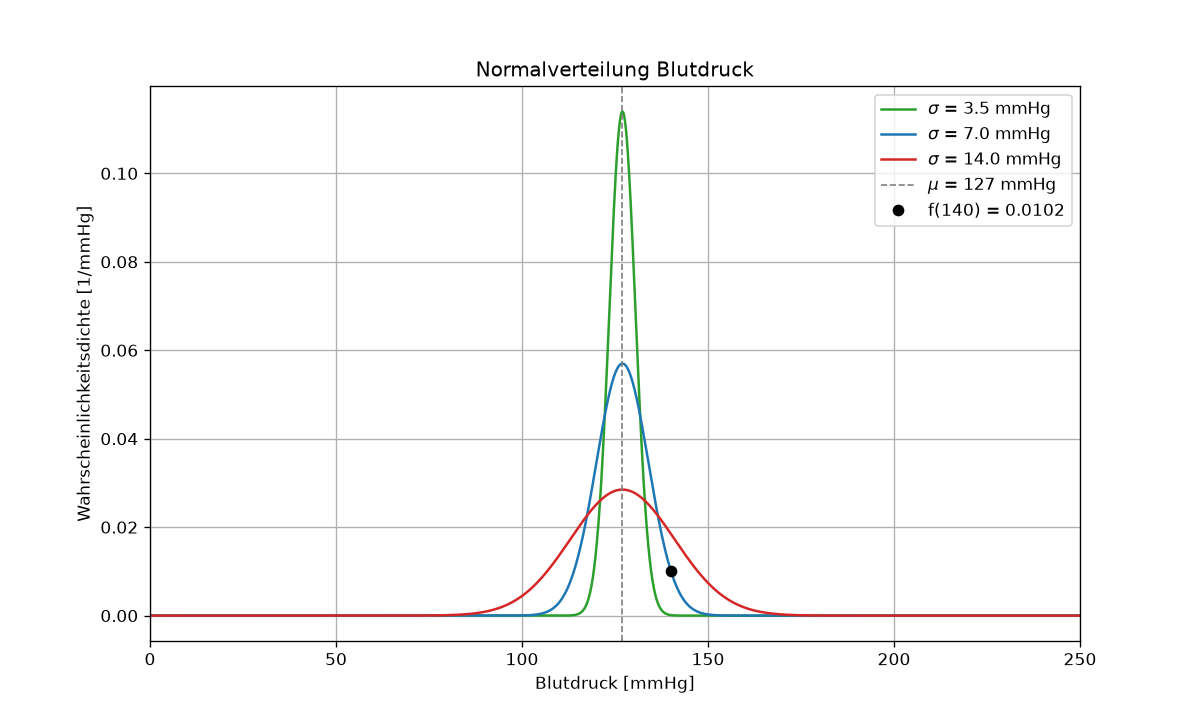

Write Python code to recreate this figure.
"""
Gauss'sche Glockenkurve fuer das Blutdruckbeispiel (Aufgabe 02).

- x-Achse von 0 bis 250 mmHg
- Erwartungswert mu = 127 mmHg, Standardabweichung sigma = 7 mmHg
- Wahrscheinlichkeit, einen Wert von 140 mmHg zu messen
- Vergleich: Standardabweichung halbiert bzw. verdoppelt
"""

import numpy as np
import matplotlib.pyplot as pl
import scipy.stats as stats


# Parameter :
x_mess = [125, 129, 140, 121, 127]  # Messwerte aus Aufgabe 02
mu = 127      # Erwartungswert [mmHg]
sigma = 7     # Standardabweichung [mmHg]
x_wert = 140  # gesuchter Messwert [mmHg]

# Kennwerte der Messreihe (zur Kontrolle)
N = len(x_mess)
x_M = np.mean(x_mess)                       # Mittelwert
x_S = np.std(x_mess, ddof=1)                # Standardabweichung (Stichprobe, N-1)
x_Sf = x_S / np.sqrt(N)                     # Standardfehler
x_Med = np.median(x_mess)                   # Median
x_FWHM = 2 * np.sqrt(2 * np.log(2)) * sigma  # Halbwertsbreite der Glockenkurve

# Wahrscheinlichkeit fuer 140 mmHg
# Bei einer stetigen Verteilung ist P(X = 140) exakt 0. Da auf 1 mmHg genau
# gemessen wird, bedeutet "140 mmHg messen": 139.5 <= X < 140.5
dichte_140 = stats.norm.pdf(x_wert, mu, sigma)  # Wahrscheinlichkeitsdichte [1/mmHg]
p_140 = stats.norm.cdf(x_wert + 0.5, mu, sigma) - stats.norm.cdf(x_wert - 0.5, mu, sigma)
p_ab_140 = stats.norm.sf(x_wert, mu, sigma)     # P(X >= 140)

# Output
print("Mittelwert Messreihe:       %.2f mmHg" % x_M)
print("Standardabweichung Messr.:  %.2f mmHg" % x_S)
print("Standardfehler:             %.2f mmHg" % x_Sf)
print("Median:                     %.2f mmHg" % x_Med)
print("Halbwertsbreite (sigma=7):  %.2f mmHg" % x_FWHM)
print()
print("Dichte f(140):              %.5f 1/mmHg" % dichte_140)
print("P(139.5 <= X < 140.5):      %.5f  (= %.2f %%)" % (p_140, 100 * p_140))
print("P(X >= 140):                %.5f  (= %.2f %%)" % (p_ab_140, 100 * p_ab_140))
print()

# Berechnung Normalverteilung
x = np.linspace(0, 250, 2000)

pl.figure(figsize=(10, 6))
for s, farbe in [(sigma / 2, 'tab:green'), (sigma, 'tab:blue'), (2 * sigma, 'tab:red')]:
    y = stats.norm.pdf(x, mu, s)  # Wahrscheinlichkeitsdichte
    pl.plot(x, y, color=farbe, label=r'$\sigma$ = %.1f mmHg' % s)
    print("sigma = %4.1f mmHg: Maximum f(mu) = %.4f 1/mmHg, FWHM = %.1f mmHg"
          % (s, stats.norm.pdf(mu, mu, s), 2 * np.sqrt(2 * np.log(2)) * s))

# Markierung 140 mmHg (auf der Kurve mit sigma = 7)
pl.axvline(mu, color='gray', linestyle='--', linewidth=1, label=r'$\mu$ = %d mmHg' % mu)
pl.plot(x_wert, dichte_140, 'ko', label='f(140) = %.4f' % dichte_140)

pl.title('Normalverteilung Blutdruck')
pl.xlabel('Blutdruck [mmHg]')
pl.ylabel('Wahrscheinlichkeitsdichte [1/mmHg]')
pl.xlim(0, 250)
pl.grid(True)
pl.legend()
pl.savefig('gauss_blutdruck.png', dpi=120)
pl.show()

# Interpretation:
# - sigma halbiert  -> Kurve doppelt so hoch und halb so breit (schmaler, spitzer).
# - sigma verdoppelt -> Kurve halb so hoch und doppelt so breit (flacher).
# Die Flaeche unter der Kurve bleibt immer 1; das Maximum liegt immer bei mu.
